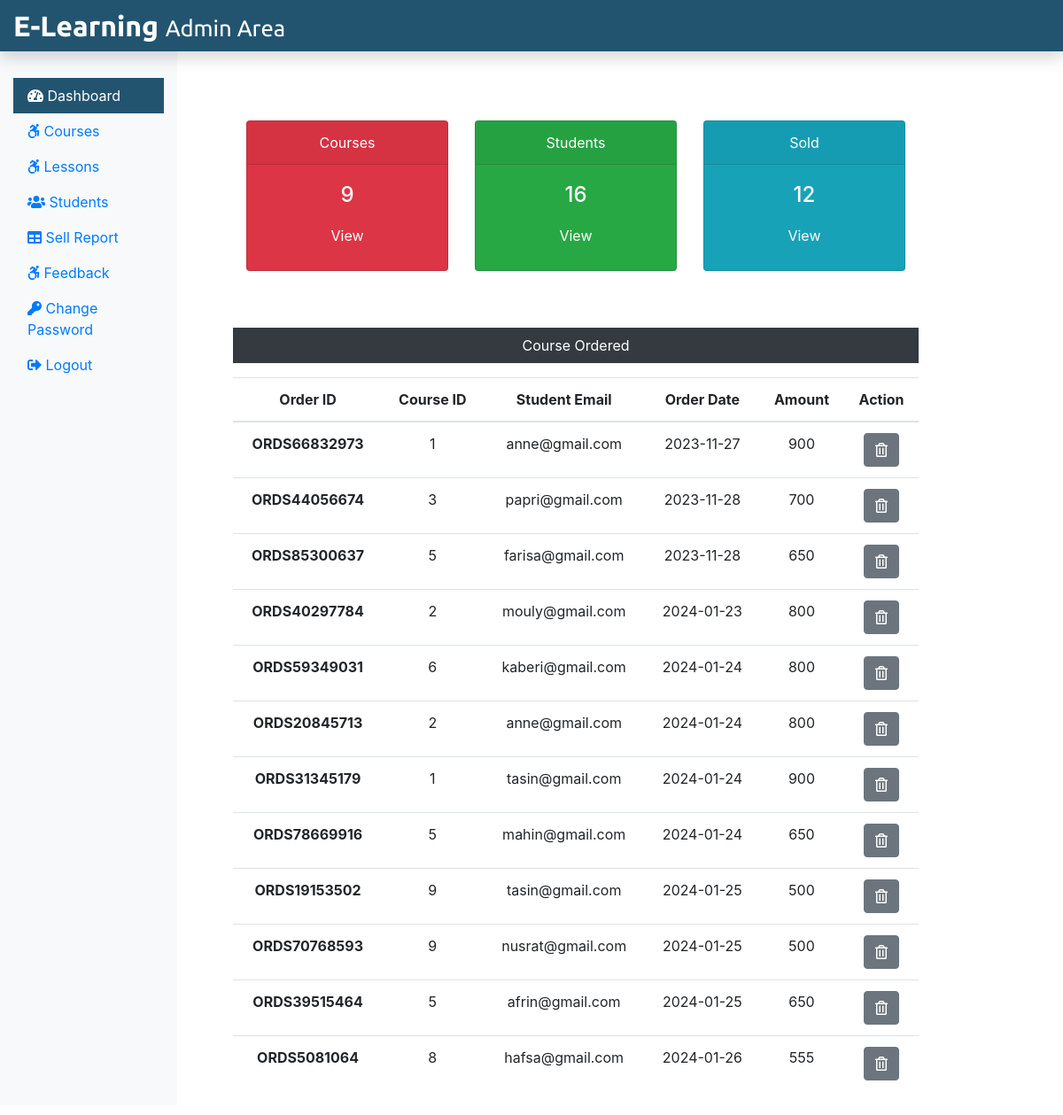
Screenshot of /admin/adminDashboard.php (signed in) with the database file from the repository.
### tables this page shows
CREATE TABLE `courseorder` (
  `co_id` int(11) NOT NULL,
  `order_id` varchar(255) NOT NULL,
  `stu_email` varchar(255) NOT NULL,
  `course_id` int(11) NOT NULL,
  `pay_status` varchar(255) NOT NULL,
  `payment_type` text NOT NULL,
  `amount` int(11) NOT NULL,
  `order_date` date NOT NULL
);

### admin/adminDashboard.php (the view, shortened to what this page needs)
<?php
include('./adminInclude/header.php');
include('../dbConnection.php');
$sql = "SELECT * FROM course";
$result = $conn->query($sql);
$totalcourse = $result->num_rows;
 $sql = "SELECT * FROM student";
 $result = $conn->query($sql);
 $totalstu = $result->num_rows;
 $sql = "SELECT * FROM courseorder";
 $result = $conn->query($sql);
 $totalsold = $result->num_rows;
?>
  <div class="col-sm-9 mt-5">
    <div class="row mx-5 text-center">
      <div class="col-sm-4 mt-5">
        <div class="card text-white bg-danger mb-3" style="max-width: 18rem;">
          <div class="card-header">Courses</div>
          <div class="card-body">
            <h4 class="card-title">
              <?php echo $totalcourse; ?>
            </h4>
            <a class="btn text-white" href="courses.php">View</a>
          </div>
        </div>
      </div>
      <div class="col-sm-4 mt-5">
        <div class="card text-white bg-success mb-3" style="max-width: 18rem;">
          <div class="card-header">Students</div>
          <div class="card-body">
            <h4 class="card-title">
              <?php echo $totalstu; ?>
            </h4>
            <a class="btn text-white" href="students.php">View</a>
          </div>
        </div>
      </div>
      <div class="col-sm-4 mt-5">
        <div class="card text-white bg-info mb-3" style="max-width: 18rem;">
          <div class="card-header">Sold</div>
          <div class="card-body">
            <h4 class="card-title">
              <?php echo $totalsold; ?>
            </h4>
            <a class="btn text-white" href="sellreport.php">View</a>
          </div>
        </div>
      </div>
    </div>
    <div class="mx-5 mt-5 text-center">
      <p class=" bg-dark text-white p-2">Course Ordered</p>
      <?php
      $sql = "SELECT * FROM courseorder";
      $result = $conn->query($sql);
      if($result->num_rows > 0){
  echo '<table class="table">
    <thead>
    <tr>
      <th scope="col">Order ID</th>
      <th scope="col">Course ID</th>
      <th scope="col">Student Email</th>
      <th scope="col">Order Date</th>
      <th scope="col">Amount</th>
      <th scope="col">Action</th>
    </tr>
    </thead>
    <tbody>';
    while($row = $result->fetch_assoc()){
    echo '<tr>';
      echo '<th scope="row">'.$row["order_id"].'</th>';
      echo '<td>'. $row["course_id"].'</td>';
      echo '<td>'.$row["stu_email"].'</td>';
      echo '<td>'.$row["order_date"].'</td>';
      echo '<td>'.$row["amount"].'</td>';
      echo '<td><form action="" method="POST" class="d-inline"><input type="hidden" name="id" value='. $row["co_id"] .'><button type="submit" class="btn btn-secondary" name="delete" value="Delete"><i class="far fa-trash-alt"></i></button></form></td>';
      echo '</tr>';
    }
  echo '</tbody>
  </table>';
  } else {
    echo "0 Result";
  }
  ?>
    </div>
  </div>
  </div>
  </div>
<?php
include('./adminInclude/footer.php');
?>

### rows the page displays
courseorder: order "ORDS66832973", course "1", stu_email "anne@gmail.com", order_date "2023-11-27", amount "900"
courseorder: order "ORDS44056674", course "3", stu_email "papri@gmail.com", order_date "2023-11-28", amount "700"
courseorder: order "ORDS85300637", course "5", stu_email "farisa@gmail.com", order_date "2023-11-28", amount "650"
courseorder: order "ORDS40297784", course "2", stu_email "mouly@gmail.com", order_date "2024-01-23", amount "800"
courseorder: order "ORDS59349031", course "6", stu_email "kaberi@gmail.com", order_date "2024-01-24", amount "800"
courseorder: order "ORDS20845713", course "2", stu_email "anne@gmail.com", order_date "2024-01-24", amount "800"
courseorder: order "ORDS31345179", course "1", stu_email "tasin@gmail.com", order_date "2024-01-24", amount "900"
courseorder: order "ORDS78669916", course "5", stu_email "mahin@gmail.com", order_date "2024-01-24", amount "650"
courseorder: order "ORDS19153502", course "9", stu_email "tasin@gmail.com", order_date "2024-01-25", amount "500"
courseorder: order "ORDS70768593", course "9", stu_email "nusrat@gmail.com", order_date "2024-01-25", amount "500"
courseorder: order "ORDS39515464", course "5", stu_email "afrin@gmail.com", order_date "2024-01-25", amount "650"
courseorder: order "ORDS5081064", course "8", stu_email "hafsa@gmail.com", order_date "2024-01-26", amount "555"

### other values shown
$totalcourse "9"
$totalstu "16"
$totalsold "12"
